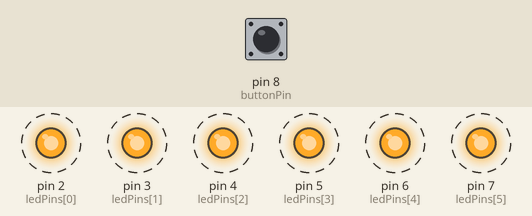
This sketch was run on a simulated Arduino Uno, built with avr-gcc and run on an emulated ATmega328P. Shown: output pins drawn as LEDs (lit = HIGH). Dashed ring = blinking. The test bench sets the inputs (shaded band); at power-on: pin 8 (buttonPin) HIGH.

Above: at 4.8 s.
4.9 s: pin 8 (buttonPin) pulled LOW for 2.35 s
At 6.0 s:
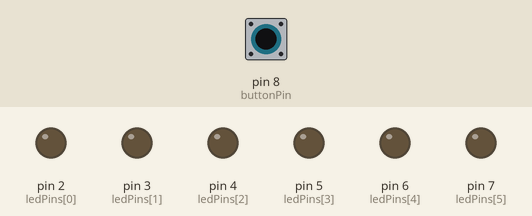
At 7.1 s:
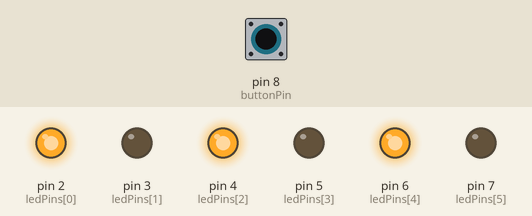
Timing chart, 0 to 17.8 s (numbered marks = the images above; inputs shaded):
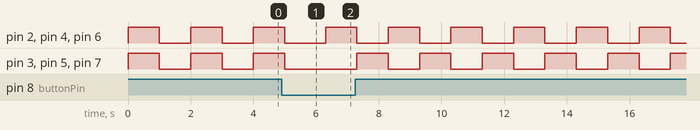

Measured:
- by itself, pin 2 (ledPins[0]), pin 3 (ledPins[1]), pin 4 (ledPins[2]), pin 5 (ledPins[3]), pin 6 (ledPins[4]), pin 7 (ledPins[5]): repeats every 2.0 s: HIGH 1.0 s, LOW 1.0 s

The sketch:

led-signaling-System.ino
```cpp
// Defining the LED pins
const int ledPins[] = {2, 3, 4, 5, 6, 7};

// Defining the button pin
const int buttonPin = 8;

// Variable to store the button state
int buttonState = 0;

// Variable to store the current mode
int mode = 0;

void setup() {
  // Setting the LED pins as outputs
  for (int i = 0; i < 6; i++) {
    pinMode(ledPins[i], OUTPUT);
  }

  // Setting the button pin as input with internal pull-up resistor
  pinMode(buttonPin, INPUT_PULLUP);

  // Initializing serial communication (optional for debugging)
  Serial.begin(9600);
}

void loop() {
  // Reading the state of the button
  buttonState = digitalRead(buttonPin);

  // Changing the system functionality if the button is pressed
  if (buttonState == LOW) {
    mode = !mode; // Toggling between 0 and 1
    delay(300);   // Debounce to avoid multiple readings
  }

  // Executing the corresponding functionality
  if (mode == 0) {
    // 1st functionality: all LEDs blink every 1s
    for (int i = 0; i < 6; i++) {
      digitalWrite(ledPins[i], HIGH);
    }
    delay(1000);
    for (int i = 0; i < 6; i++) {
      digitalWrite(ledPins[i], LOW);
    }
    delay(1000);
  } else {
    // 2nd functionality: alternating between even and odd LEDs
    // Turning on even LEDs
    for (int i = 0; i < 6; i++) {
      if (i % 2 == 0) {
        digitalWrite(ledPins[i], HIGH);
      } else {
        digitalWrite(ledPins[i], LOW);
      }
    }
    delay(1000);
    // Turning on odd LEDs
    for (int i = 0; i < 6; i++) {
      if (i % 2 != 0) {
        digitalWrite(ledPins[i], HIGH);
      } else {
        digitalWrite(ledPins[i], LOW);
      }
    }
    delay(1000);
  }
}
```
